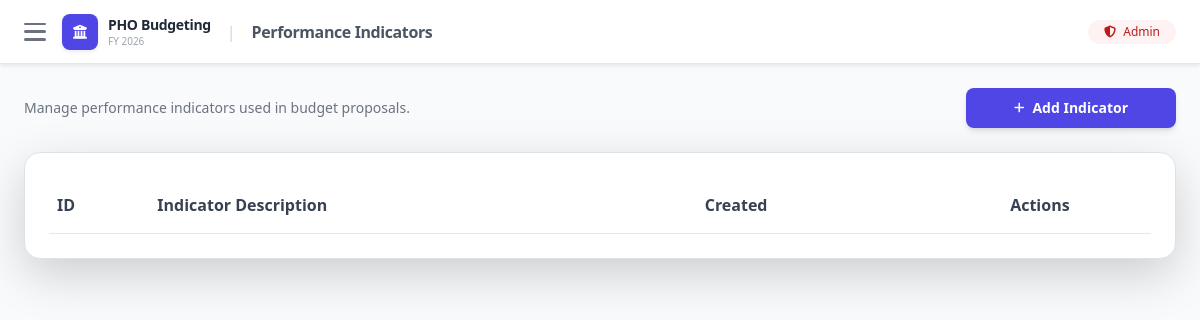
Before: /master/indicators.php with the older database file.
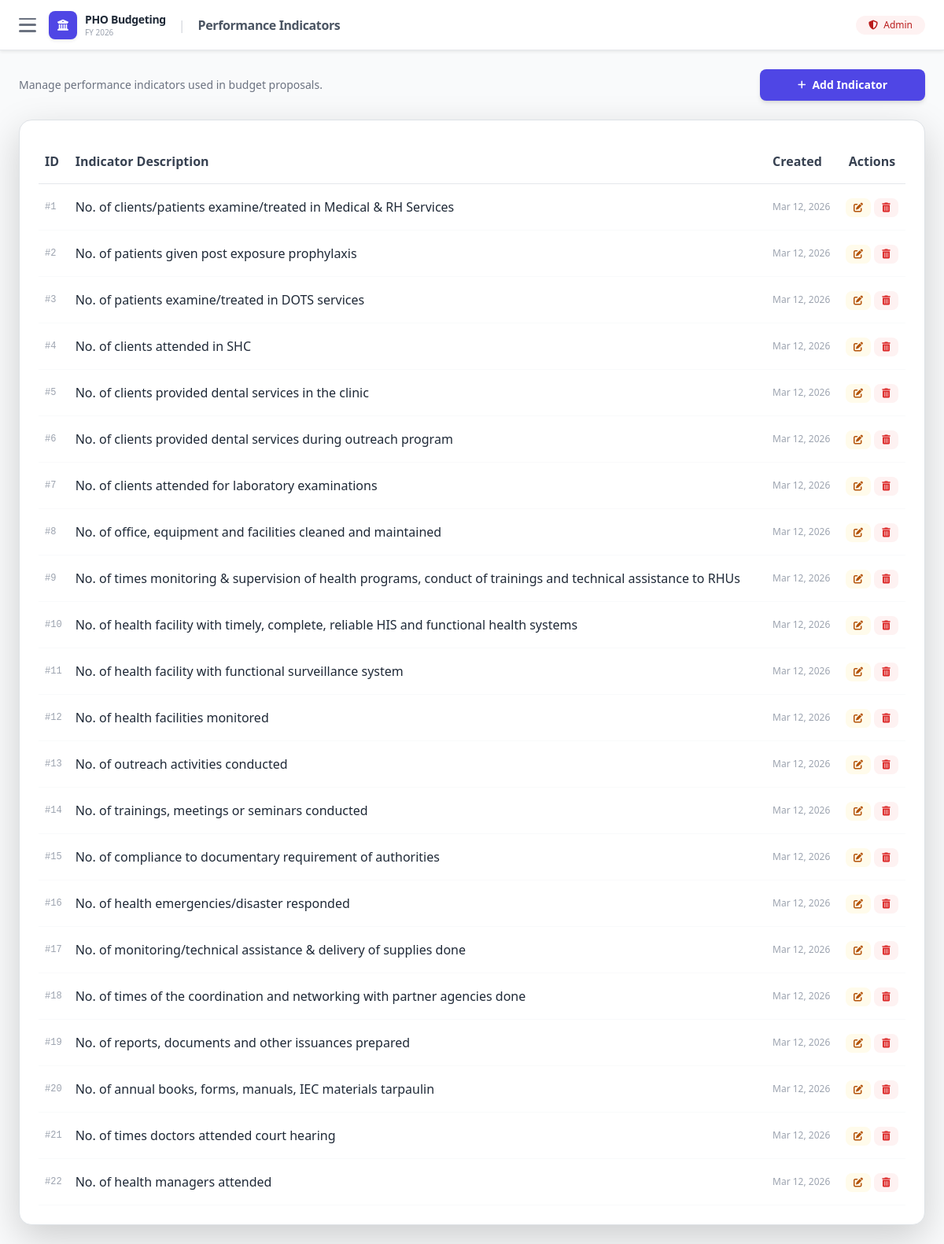
After: the same page with the newer database file.
### tables this page shows
CREATE TABLE `tbl_indicators` (
  `id`                    INT UNSIGNED NOT NULL AUTO_INCREMENT,
  `indicator_description` TEXT         NOT NULL,
  `created_at`            DATETIME     NOT NULL DEFAULT CURRENT_TIMESTAMP,
  `updated_at`            DATETIME     NOT NULL DEFAULT CURRENT_TIMESTAMP ON UPDATE CURRENT_TIMESTAMP,
  PRIMARY KEY (`id`)
);

### config.php (called while the page is built, shortened)
<?php
function getConnection(): PDO
{
    static $pdo = null;
    if ($pdo === null) {
        $dsn = "mysql:host=" . DB_HOST . ";dbname=" . DB_NAME . ";charset=" . DB_CHARSET;
        $pdo = new PDO($dsn, DB_USER, DB_PASS, [
            PDO::ATTR_ERRMODE            => PDO::ERRMODE_EXCEPTION,
            PDO::ATTR_DEFAULT_FETCH_MODE => PDO::FETCH_ASSOC,
            PDO::ATTR_EMULATE_PREPARES   => false,
        ]);
    }
    return $pdo;
}
function e(?string $v): string
{
    return htmlspecialchars($v ?? '', ENT_QUOTES, 'UTF-8');
}

### master/indicators.php (the view, shortened to what this page needs)
<?php
require_once __DIR__ . '/../config.php';
try { $rows = getConnection()->query("SELECT * FROM tbl_indicators ORDER BY id")->fetchAll(); } catch (PDOException $e) { $rows = []; }
require_once __DIR__ . '/../includes/header.php';
?>
<div class="flex flex-col sm:flex-row sm:items-center sm:justify-between gap-4 mb-6">
    <p class="text-sm text-gray-500">Manage performance indicators used in budget proposals.</p>
    <button onclick="openModal()" class="inline-flex items-center gap-2 px-5 py-2.5 rounded-lg bg-brand-600 text-white text-sm font-semibold hover:bg-brand-700 transition shadow-md whitespace-nowrap">
        <i class="fa-solid fa-plus text-xs"></i> Add Indicator
    </button>
</div>
<div class="bg-white rounded-2xl shadow-lg border border-gray-100 overflow-hidden">
    <div class="px-6 py-6 overflow-x-auto">
        <table id="dataTable" class="w-full text-left">
            <thead>
                <tr class="border-b border-gray-200">
                    <th class="py-3 px-2">ID</th>
                    <th class="py-3 px-2">Indicator Description</th>
                    <th class="py-3 px-2">Created</th>
                    <th class="py-3 px-2 text-center">Actions</th>
                </tr>
            </thead>
            <tbody>
                <?php foreach ($rows as $r): ?>
                <tr class="border-b border-gray-50">
                    <td class="py-3 px-2 font-mono text-xs text-gray-400">#<?= (int)$r['id'] ?></td>
                    <td class="py-3 px-2 text-gray-800"><?= e($r['indicator_description']) ?></td>
                    <td class="py-3 px-2 text-xs text-gray-400"><?= date('M j, Y', strtotime($r['created_at'])) ?></td>
                    <td class="py-3 px-2 text-center whitespace-nowrap">
                        <button onclick='openModal(<?= json_encode($r) ?>)' class="inline-flex items-center gap-1 px-2.5 py-1.5 rounded-lg bg-amber-50 text-amber-700 text-xs font-medium hover:bg-amber-100 transition"><i class="fa-solid fa-pen-to-square"></i></button>
                        <button onclick="deleteRow(<?= (int)$r['id'] ?>)" class="inline-flex items-center gap-1 px-2.5 py-1.5 rounded-lg bg-red-50 text-red-600 text-xs font-medium hover:bg-red-100 transition"><i class="fa-solid fa-trash-can"></i></button>
                    </td>
                </tr>
                <?php endforeach; ?>
            </tbody>
        </table>
    </div>
</div>
<?php require_once __DIR__ . '/../includes/footer.php'; ?>

Changed rows visible on the page:
added tbl_indicators: id "1", indicator_description "No. of clients/patients examine/treated in Medical & RH Services", created_at "Mar 12, 2026"
added tbl_indicators: id "2", indicator_description "No. of patients given post exposure prophylaxis", created_at "Mar 12, 2026"
added tbl_indicators: id "3", indicator_description "No. of patients examine/treated in DOTS services", created_at "Mar 12, 2026"
added tbl_indicators: id "4", indicator_description "No. of clients attended in SHC", created_at "Mar 12, 2026"
added tbl_indicators: id "5", indicator_description "No. of clients provided dental services in the clinic", created_at "Mar 12, 2026"
added tbl_indicators: id "6", indicator_description "No. of clients provided dental services during outreach program", created_at "Mar 12, 2026"
added tbl_indicators: id "7", indicator_description "No. of clients attended for laboratory examinations", created_at "Mar 12, 2026"
added tbl_indicators: id "8", indicator_description "No. of office, equipment and facilities cleaned and maintained", created_at "Mar 12, 2026"
added tbl_indicators: id "9", indicator_description "No. of times monitoring & supervision of health programs, conduct of trainings and technical assistance to RHUs", created_at "Mar 12, 2026"
added tbl_indicators: id "10", indicator_description "No. of health facility with timely, complete, reliable HIS and functional health systems", created_at "Mar 12, 2026"
added tbl_indicators: id "11", indicator_description "No. of health facility with functional surveillance system", created_at "Mar 12, 2026"
added tbl_indicators: id "12", indicator_description "No. of health facilities monitored", created_at "Mar 12, 2026"
added tbl_indicators: id "13", indicator_description "No. of outreach activities conducted", created_at "Mar 12, 2026"
added tbl_indicators: id "14", indicator_description "No. of trainings, meetings or seminars conducted", created_at "Mar 12, 2026"
added tbl_indicators: id "15", indicator_description "No. of compliance to documentary requirement of authorities", created_at "Mar 12, 2026"
added tbl_indicators: id "16", indicator_description "No. of health emergencies/disaster responded", created_at "Mar 12, 2026"
added tbl_indicators: id "17", indicator_description "No. of monitoring/technical assistance & delivery of supplies done", created_at "Mar 12, 2026"
added tbl_indicators: id "18", indicator_description "No. of times of the coordination and networking with partner agencies done", created_at "Mar 12, 2026"
added tbl_indicators: id "19", indicator_description "No. of reports, documents and other issuances prepared", created_at "Mar 12, 2026"
added tbl_indicators: id "20", indicator_description "No. of annual books, forms, manuals, IEC materials tarpaulin", created_at "Mar 12, 2026"
added tbl_indicators: id "21", indicator_description "No. of times doctors attended court hearing", created_at "Mar 12, 2026"
added tbl_indicators: id "22", indicator_description "No. of health managers attended", created_at "Mar 12, 2026"
